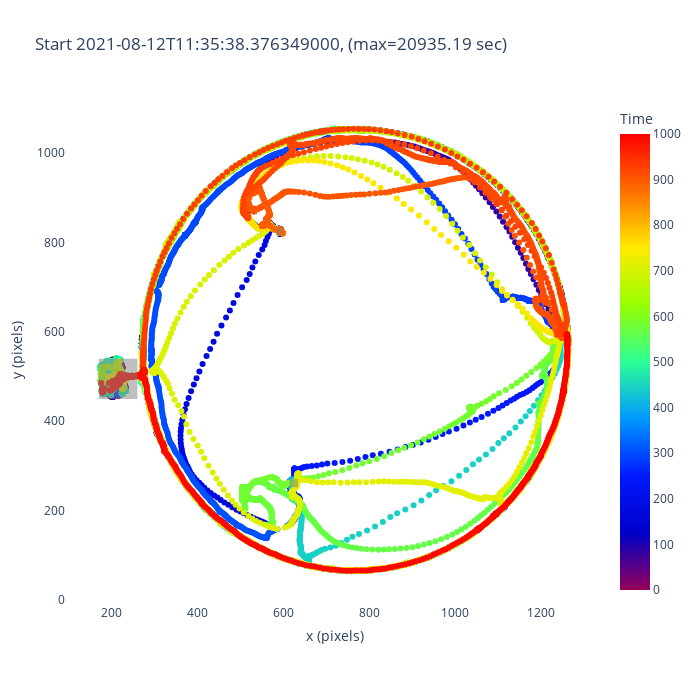

This figure's notebook cell:
### Code cell
x = pos_data["position_x"].to_numpy()
y = pos_data["position_y"].to_numpy()
session_start = pos_data.session_start[0].to_numpy()
time_stamps = (pos_data.index - session_start).total_seconds().to_numpy()
duration_sec = (acquisition.SessionEnd & session_key).fetch1("session_duration") * 3600

title = "Start {:s}, (max={:.02f} sec)".format(str(session_start), duration_sec)

patches_coordinates = pd.DataFrame(
    data=np.matrix("584,597,815,834;614,634,252,271"),
    columns=["lower_x", "higher_x", "lower_y", "higher_y"],
)

nest_coordinates = pd.DataFrame(
    data=np.matrix("170,260,450,540"), columns=["lower_x", "higher_x", "lower_y", "higher_y"]
)

fig = go.Figure()

trace = get_trajectory_trace(x, y, time_stamps)

fig.add_trace(trace)

patches_traces = get_patches_traces(patches_coordinates=patches_coordinates)

for patch_trace in patches_traces:
    fig.add_trace(patch_trace)

nest_trace = get_patches_traces(patches_coordinates=nest_coordinates)[0]

fig.add_trace(nest_trace)

fig.update_layout(
    title=title,
    xaxis_title="x (pixels)",
    yaxis_title="y (pixels)",
    paper_bgcolor="rgba(0,0,0,0)",
    plot_bgcolor="rgba(0,0,0,0)",
    width=700,
    height=700,
    margin=dict(l=50, r=50, b=100, t=100, pad=4),
)

### Figure 1 — Plotly figure (JSON) as saved in the notebook; plotly's stock layout.template omitted (floating-point values rounded to 4 significant figures; data arrays with more than 128 entries replaced by an {"elided": "..."} marker saying what was removed)
{"data": [{"customdata": {"elided": "50000 float values"}, "hovertemplate": "<b>x:</b>%{x:.3f}<br><b>y</b>:%{y:.3f}<br><b>time</b>:%{customdata} sec", "marker": {"color": {"elided": "50000 float values"}, "colorbar": {"title": {"text": "Time"}}, "colorscale": [[0, "rgb(150,0,90)"], [0.125, "rgb(0,0,200)"], [0.25, "rgb(0,25,255)"], [0.375, "rgb(0,152,255)"], [0.5, "rgb(44,255,150)"], [0.625, "rgb(151,255,0)"], [0.75, "rgb(255,234,0)"], [0.875, "rgb(255,111,0)"], [1, "rgb(255,0,0)"]]}, "mode": "markers", "showlegend": false, "type": "scatter", "x": {"elided": "50000 float values"}, "y": {"elided": "50000 float values"}}, {"fill": "toself", "fillcolor": "gray", "mode": "none", "opacity": 0.5, "showlegend": false, "type": "scatter", "x": [584, 597, 597, 584, 584], "y": [815, 815, 834, 834, 815]}, {"fill": "toself", "fillcolor": "gray", "mode": "none", "opacity": 0.5, "showlegend": false, "type": "scatter", "x": [614, 634, 634, 614, 614], "y": [252, 252, 271, 271, 252]}, {"fill": "toself", "fillcolor": "gray", "mode": "none", "opacity": 0.5, "showlegend": false, "type": "scatter", "x": [170, 260, 260, 170, 170], "y": [450, 450, 540, 540, 450]}], "layout": {"height": 700, "margin": {"b": 100, "l": 50, "pad": 4, "r": 50, "t": 100}, "paper_bgcolor": "rgba(0,0,0,0)", "plot_bgcolor": "rgba(0,0,0,0)", "title": {"text": "Start 2021-08-12T11:35:38.376349000, (max=20935.19 sec)"}, "width": 700, "xaxis": {"title": {"text": "x (pixels)"}}, "yaxis": {"title": {"text": "y (pixels)"}}}}
